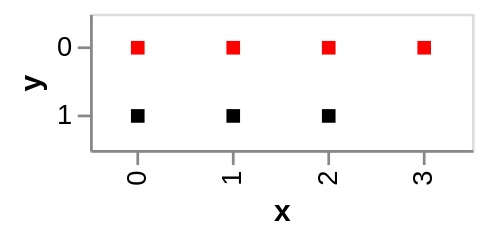

Specify this chart in Vega-Lite:
### Vega-Lite specification from a JSON file in a GitHub repository (floating-point values rounded to 4 significant figures)
{"$schema": "https://vega.github.io/schema/vega-lite/v4.json", "data": {"values": [{"x": 0, "y": 0}, {"x": 1, "y": 0}, {"x": 2, "y": 0}, {"x": 0, "y": 1}, {"x": 1, "y": 1}, {"x": 2, "y": 1}, {"x": 3, "y": 0}]}, "transform": [{"calculate": "datum.y === 0 ? 'x' : 'y'", "as": "category"}], "mark": {"type": "rect", "width": 5, "height": 5, "color": "steelblue"}, "encoding": {"x": {"field": "x", "type": "ordinal"}, "y": {"field": "y", "type": "ordinal"}, "color": {"field": "category", "type": "nominal", "legend": null, "scale": {"domain": ["x", "y"], "range": ["red", "black"]}}}, "width": 140, "height": 50}
